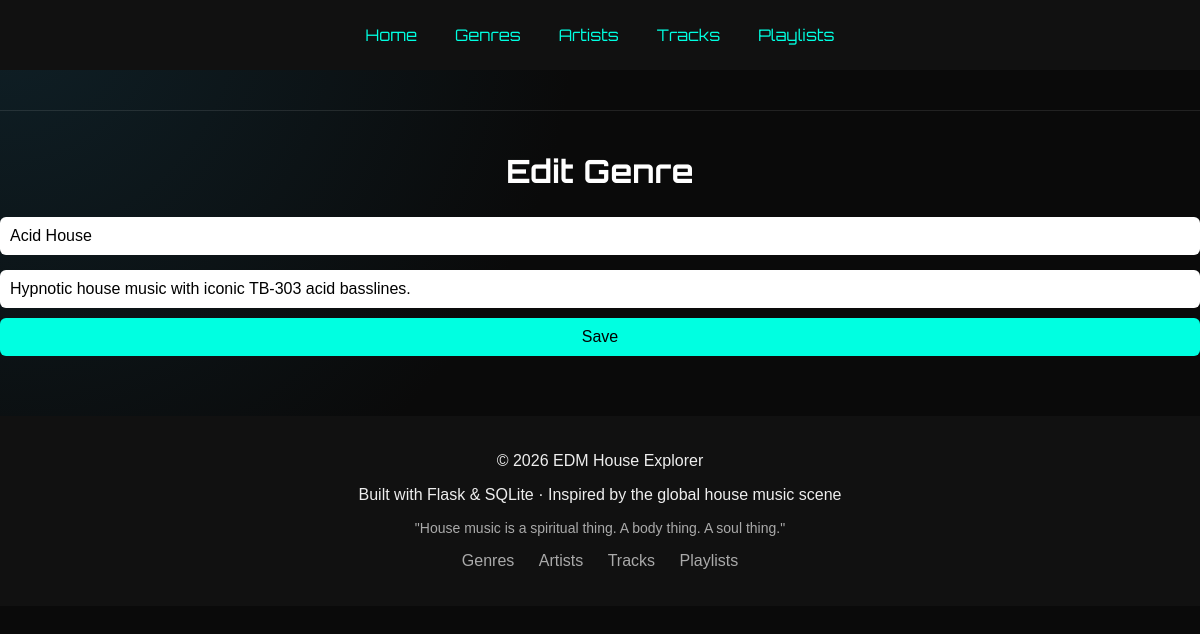
/edit_genre/2, run on the app's committed database.
### tables this page shows
CREATE TABLE genres (
        id INTEGER PRIMARY KEY AUTOINCREMENT,
        name TEXT NOT NULL,
        description TEXT
    );

### app.py (the view, shortened to what this page needs)
@app.route("/edit_genre/<int:id>", methods=["GET", "POST"])
def edit_genre(id):
    conn = sqlite3.connect("database.db")
    cursor = conn.cursor()
    cursor.execute("SELECT * FROM genres WHERE id=?", (id,))
    genre = cursor.fetchone()
    conn.close()
    return render_template("edit_genre.html", genre=genre)

### templates/edit_genre.html
{% extends "base.html" %}
{% block content %}
<h1>Edit Genre</h1>
<form method="POST">
    <input type="text" name="name" value="{{ genre[1] }}" required>
    <input type="text" name="description" value="{{ genre[2] }}">
    <button type="submit">Save</button>
</form>
{% endblock %}

### static/style.css (style rules this page uses)
body { background-color: #0a0a0a; color: white; font-family: 'Inter', sans-serif; background: radial-gradient(circle at top left, #0f2027, #0a0a0a 40%), radial-gradient(circle at bottom right, #001f1c, #0a0a0a 40%); background-attachment: fixed; }
h1, h2, h3, nav { font-family: 'Orbitron', sans-serif; }
input, select { width: 100%; padding: 10px; margin: 5px 0; border-radius: 6px; border: none; }
button { padding: 10px 15px; background: #00ffe1; border: none; border-radius: 6px; cursor: pointer; }
h1 { text-align: center; }
* { box-sizing: border-box; }
html, body { margin: 0; padding: 0; overflow-x: hidden; font-family: Arial, sans-serif; }
form { width: 100%; }
input, select, textarea, button { width: 100%; max-width: 100%; padding: 10px; margin-bottom: 10px; font-size: 16px; }

### data on the page
genres: name "Acid House", description "Hypnotic house music with iconic TB-303 acid basslines."
